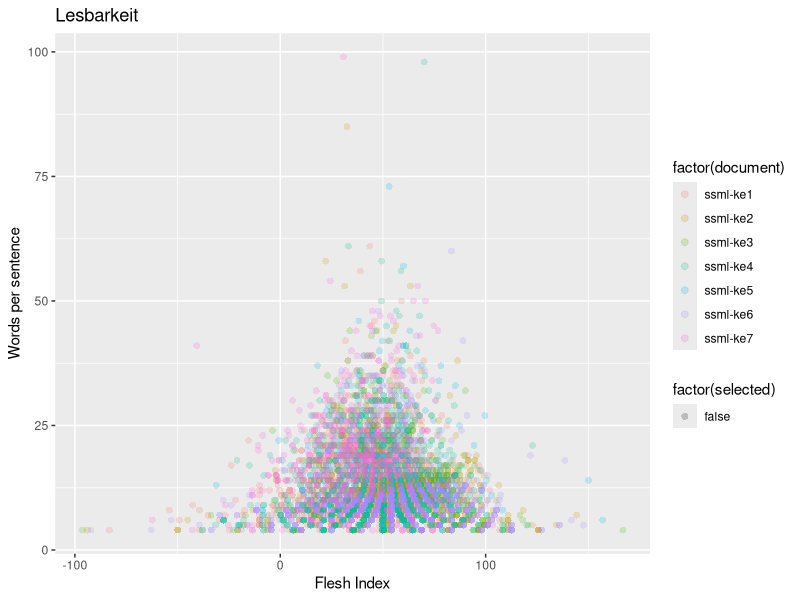

Write the R code that produced this figure.
library(ggplot2)
install.packages("Cairo")
getwd()
tab <- read.table("./output/text-analysis-all.csv", header=TRUE, sep=",")

plot <- ggplot(tab, aes(x=flesh, y = words, shape = factor(selected), color=factor(document))) + 
    geom_point(na.rm=TRUE, size=2, , alpha = 0.2) + #, alpha = 0.2
    labs(title="Lesbarkeit", x="Flesh Index", y='Words per sentence')

print(plot)